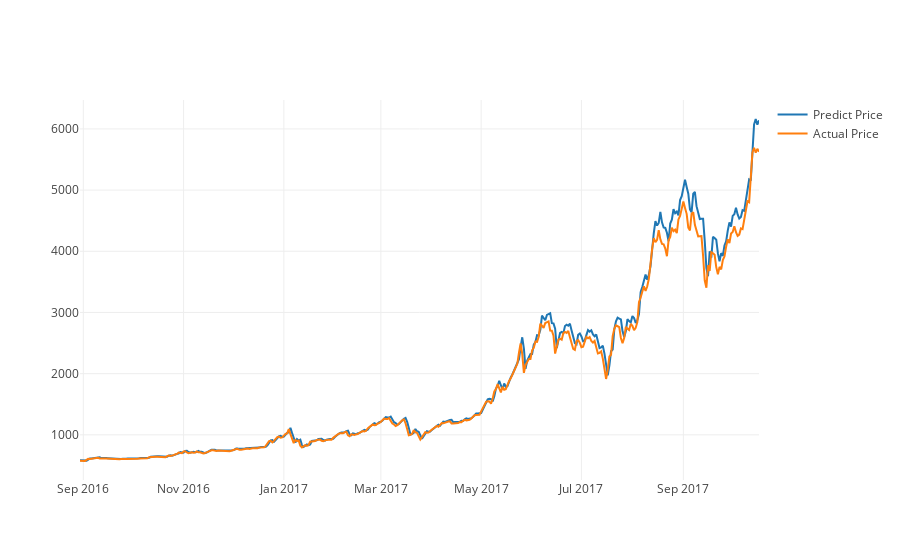

The code cell stored with this chart in its notebook:
### Markdown cell above
#### Plot predicted and actual line graph with X=dates, Y=USD

### Code cell
actual_chart = go.Scatter(x=predictDates, y=testY_reshape, name= 'Actual Price')
predict_chart = go.Scatter(x=predictDates, y=yhat_reshape, name= 'Predict Price')
py.iplot([predict_chart, actual_chart])

### Figure 1 — Plotly figure (JSON) as saved in the notebook; plotly's stock layout.template omitted (floating-point values rounded to 4 significant figures; data arrays with more than 128 entries replaced by an {"elided": "..."} marker saying what was removed)
{"data": [{"name": "Predict Price", "type": "scatter", "x": {"elided": "414 str values"}, "y": {"elided": "414 float values"}}, {"name": "Actual Price", "type": "scatter", "x": {"elided": "414 str values"}, "y": {"elided": "414 float values"}}], "layout": {}}
